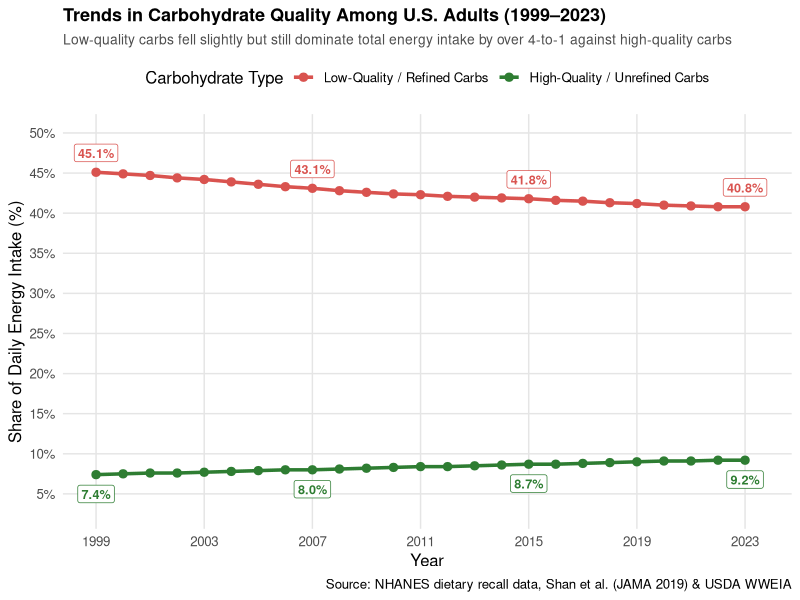

Generate this figure with R:
## ---- chunk 1
#| fig-width: 10
#| fig-height: 6
library(tidyverse)

# Annualized series (1999–2023) from NHANES, Shan et al. (JAMA 2019), and USDA WWEIA
years <- 1999:2023

carb_annual <- tibble(
  year = rep(years, 2),
  carb_type = factor(
    rep(
      c("Low-Quality / Refined Carbs", "High-Quality / Unrefined Carbs"),
      each = 25
    ),
    levels = c("Low-Quality / Refined Carbs", "High-Quality / Unrefined Carbs")
  ),
  pct_energy = c(
    # Low-Quality / Refined Carbs (45.1% in 1999 down to 40.8% in 2023)
    45.1, 44.9, 44.7, 44.4, 44.2, 43.9, 43.6, 43.3, 43.1, 42.8, 42.6, 42.4, 42.3,
    42.1, 42.0, 41.9, 41.8, 41.6, 41.5, 41.3, 41.2, 41.0, 40.9, 40.8, 40.8,
    # High-Quality / Unrefined Carbs (7.4% in 1999 up to 9.2% in 2023)
    7.4, 7.5, 7.6, 7.6, 7.7, 7.8, 7.9, 8.0, 8.0, 8.1, 8.2, 8.3, 8.4,
    8.4, 8.5, 8.6, 8.7, 8.7, 8.8, 8.9, 9.0, 9.1, 9.1, 9.2, 9.2
  )
)

key_pts <- carb_annual |>
  filter(year %in% c(1999, 2007, 2015, 2023))

ggplot(carb_annual, aes(x = year, y = pct_energy, color = carb_type)) +
  geom_line(linewidth = 1.2) +
  geom_point(size = 2.5) +
  # Direct percentage labels at key milestone years
  geom_label(
    data = key_pts,
    aes(label = sprintf("%.1f%%", pct_energy)),
    vjust = if_else(key_pts$carb_type == "Low-Quality / Refined Carbs", -0.6, 1.6),
    size = 3.2,
    fontface = "bold",
    fill = "white",
    linewidth = 0.25,
    show.legend = FALSE
  ) +
  scale_color_manual(
    values = c(
      "Low-Quality / Refined Carbs" = "#d9534f",
      "High-Quality / Unrefined Carbs" = "#2e7d32"
    )
  ) +
  scale_y_continuous(
    labels = \(x) paste0(x, "%"),
    limits = c(3, 50),
    breaks = seq(5, 50, by = 5)
  ) +
  scale_x_continuous(
    breaks = c(1999, 2003, 2007, 2011, 2015, 2019, 2023),
    limits = c(1999, 2023.5)
  ) +
  labs(
    title = "Trends in Carbohydrate Quality Among U.S. Adults (1999–2023)",
    subtitle = "Low-quality carbs fell slightly but still dominate total energy intake by over 4-to-1 against high-quality carbs",
    x = "Year",
    y = "Share of Daily Energy Intake (%)",
    color = "Carbohydrate Type",
    caption = "Source: NHANES dietary recall data, Shan et al. (JAMA 2019) & USDA WWEIA"
  ) +
  theme_minimal(base_size = 12) +
  theme(
    legend.position = "top",
    plot.title = element_text(face = "bold", size = 13),
    plot.subtitle = element_text(color = "gray30", size = 10),
    panel.grid.minor = element_blank(),
    panel.grid.major = element_line(color = "grey90", linewidth = 0.5)
  )
